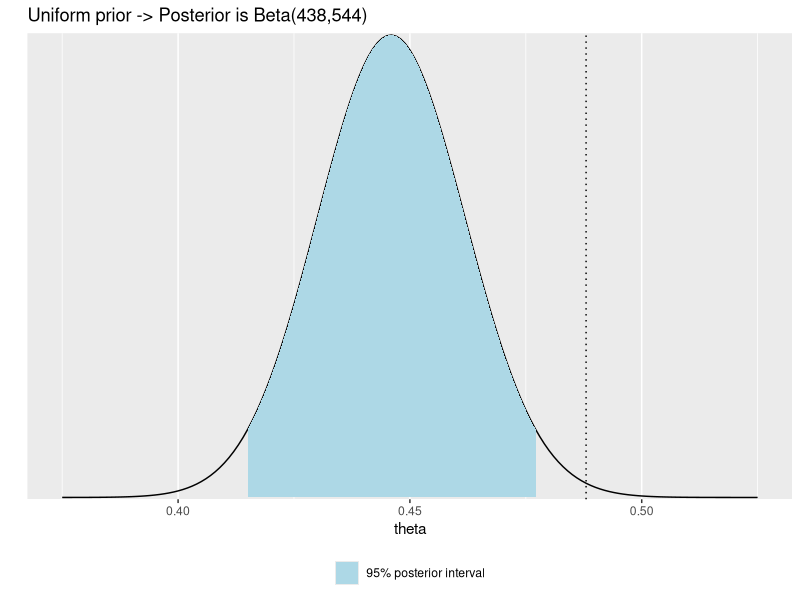

This chart was generated by the following R code: (Note: this script raises an error after producing the figure.)
# Chapter 2 in BDA course exercises #
rm(list=ls())
#' ## Probability of a girl birth given placenta previa (BDA3 p. 37).
#' 
#' 437 girls and 543 boys have been observed. Calculate and plot the
#' posterior distribution of the proportion of girls $\theta$, using
#' uniform prior on $\theta$.

library(ggplot2)
library(tidyverse)
#posterior is beta(438,544)
df1 <- data.frame(theta = seq(0.375, 0.525, 0.001))  #set up even spacing 
a <- 438
b <- 544
# dbeta comutes the posterior density
df1$p <- dbeta(df1$theta,a,b)

#' compute also 95% central interval
# seq creates evenly spaced values from 2.5% quantile
# to 97.5% quantile (i.e., 95% central interval)
# qbeta computes the value for a given quantile given parameters a and b
df2 <- data.frame(theta = seq(qbeta(0.025, a, b), qbeta(0.975, a, b), length.out = 100))
# compute the posterior density
df2$p <- dbeta(df2$theta, a, b)

#' Plot posterior (Beta(438,544))
#' and 48.8% line for population average
ggplot(mapping = aes(theta, p)) +
  geom_line(data = df1) +
  # Add a layer of colorized 95% posterior interval
  geom_area(data = df2, aes(fill='1')) +
  # Add the proportion of girl babies in general population
  geom_vline(xintercept = 0.488, linetype='dotted') +
  # Decorate the plot a little
  labs(title='Uniform prior -> Posterior is Beta(438,544)', y = '') +
  scale_y_continuous(expand = c(0, 0.1), breaks = NULL) +
  scale_fill_manual(values = 'lightblue', labels = '95% posterior interval') +
  theme(legend.position = 'bottom', legend.title = element_blank())

#' Posterior with Beta(1,1), ie. uniform prior
df1$pu <- dbeta(df1$theta, a+1, b+1)
#' 3 different choices for priors
#'
#' - Beta(0.488\*2,(1-0.488)\*2)
#' - Beta(0.488\*20,(1-0.488)\*20)
#' - Beta(0.488\*200,(1-0.488)\*200)
n <- c(2, 20, 200) # prior counts
apr <- 0.488 # prior ratio of success


# helperf returns the prior ratio of successes for given number of prior observations,
# number of observed successes and failures and a data
# frame with values of theta, a new data frame with prior and posterior
# values evaluated at points theta.
helperf <- function(n, apr, a, b, df)
  cbind(df, pr = dbeta(df$theta, n*apr, n*(1-apr)), po = dbeta(df$theta, n*apr + a, n*(1-apr) + b), n = n)
# lapply function over prior counts n and gather results into key-value pairs.
df2 <- lapply(n, helperf, apr, a, b, df1) %>% do.call(rbind, args = .) %>%
  gather(grp, p, -c(theta, n), factor_key = T)
# add correct labels for plotting
df2$title <- factor(paste0('alpha/(alpha+beta)=0.488, alpha+beta=',df2$n))
levels(df2$grp) <- c('Posterior with unif prior', 'Prior', 'Posterior')

#' Plot distributions
ggplot(data = df2) +
  geom_line(aes(theta, p, color = grp)) +
  geom_vline(xintercept = 0.488, linetype = 'dotted') +
  facet_wrap(~title, ncol = 1) +
  labs(x = '', y = '') +
  scale_y_continuous(breaks = NULL) +
  theme(legend.position = 'bottom', legend.title = element_blank())
